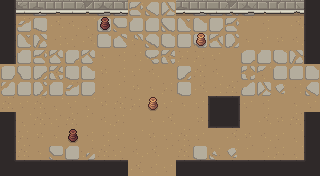

Below is a game level as drawn by its tile map, then a one-line description and the .tmx file that defines it, in full:
An orthogonal 20x11 tile map with 16x16 px tiles, 6 tile layers (ground, dressing, decor, walls, ...), 3 tilesets and 12 objects (5x ENTRY, 5x ENEMY, 2x PROP).

<map version="1.10" tiledversion="1.10.2" orientation="orthogonal" renderorder="right-down" width="20" height="11" tilewidth="16" tileheight="16" infinite="0" nextlayerid="8" nextobjectid="13">
 <tileset firstgid="1" name="wall" tilewidth="16" tileheight="16" tilecount="176" columns="11">
  <image source="../../../gfx/tiles/crypt/walls_floor.png" width="176" height="256" />
 </tileset>
 <tileset firstgid="177" name="slabs" tilewidth="16" tileheight="16" tilecount="207" columns="9">
  <image source="../../../gfx/tiles/crypt/slabs.png" width="144" height="368" />
 </tileset>
 <tileset firstgid="384" name="objects" tilewidth="16" tileheight="16" tilecount="384" columns="24">
  <image source="../../../gfx/tiles/crypt/objects.png" width="384" height="256" />
 </tileset>
 <layer id="1" name="ground" width="20" height="11">
  <data encoding="csv">
346,372,340,162,159,156,377,336,354,369,352,365,336,340,382,338,152,156,158,156,
382,376,335,151,159,156,345,379,344,340,348,375,343,332,354,161,160,162,151,157,
339,375,355,160,158,151,339,361,365,360,330,334,346,356,371,153,164,152,159,160,
380,331,354,353,342,353,153,160,160,378,382,157,157,164,162,347,344,330,355,379,
337,359,357,382,333,343,152,160,164,159,162,357,163,159,162,383,372,345,340,341,
368,345,371,340,376,332,160,161,152,153,157,333,151,160,163,377,352,370,160,369,
163,164,163,156,164,156,152,163,157,164,164,153,164,152,162,164,160,162,153,164,
151,156,163,158,163,161,159,157,162,153,151,162,152,151,151,162,151,152,163,159,
156,157,152,153,153,160,160,164,156,152,164,163,164,162,151,152,159,164,156,160,
151,163,153,379,340,374,163,158,159,151,161,163,338,373,370,161,160,157,156,352,
151,163,162,353,366,352,157,152,151,160,164,160,366,351,351,162,164,156,164,364
</data>
 </layer>
 <layer id="2" name="dressing" width="20" height="11">
  <data encoding="csv">
0,0,0,0,0,0,0,0,0,0,0,0,0,0,0,0,0,0,0,0,
0,0,0,0,0,0,0,0,0,0,0,0,0,0,0,0,0,0,0,0,
0,0,0,0,0,0,0,0,0,0,0,0,0,0,0,0,0,0,0,0,
0,0,0,0,0,0,0,0,0,0,0,0,0,0,0,0,0,0,0,0,
0,0,0,0,0,0,0,0,0,0,0,0,0,0,0,0,0,0,0,0,
0,0,0,0,0,0,0,0,0,0,0,0,0,0,0,0,0,0,0,0,
0,0,0,0,0,0,0,0,0,0,0,0,0,0,0,0,0,0,0,0,
0,0,0,0,0,0,0,0,0,0,0,0,0,0,0,0,0,0,0,0,
0,0,0,0,0,0,0,0,0,0,0,0,0,0,0,0,0,0,0,0,
0,0,0,0,0,0,0,0,0,0,0,0,0,0,0,0,0,0,0,0,
0,0,0,0,0,0,0,0,0,0,0,0,0,0,0,0,0,0,0,0
</data>
 </layer>
 <layer id="3" name="decor" width="20" height="11">
  <data encoding="csv">
0,0,0,0,0,0,0,0,0,0,0,0,0,0,0,0,0,0,0,0,
0,0,0,0,0,0,0,0,0,0,0,0,0,0,0,0,0,0,0,0,
0,0,0,0,0,0,0,0,0,0,0,0,0,0,0,0,0,0,0,0,
0,0,0,0,0,0,0,0,0,0,0,0,0,0,0,0,0,0,0,0,
0,0,0,0,0,0,0,0,0,0,0,0,0,0,0,0,0,0,0,0,
0,0,0,0,0,0,0,0,0,0,0,0,0,0,0,0,0,0,0,0,
0,0,0,0,0,0,0,0,0,0,0,0,0,0,0,0,0,0,0,0,
0,0,0,0,0,0,0,0,0,0,0,0,0,0,0,0,0,0,0,0,
0,0,0,0,0,0,0,0,0,0,0,0,0,0,0,0,0,0,0,0,
0,0,0,0,0,0,0,0,0,0,0,0,0,0,0,0,0,0,0,0,
0,0,0,0,0,0,0,0,0,0,0,0,0,0,0,0,0,0,0,0
</data>
 </layer>
 <layer id="4" name="walls" width="20" height="11">
  <data encoding="csv">
123,196,197,198,199,200,201,202,0,0,0,197,198,199,200,201,202,203,195,125,
123,0,0,0,0,0,0,0,0,0,0,0,0,0,0,0,0,0,0,125,
123,0,0,0,0,0,0,0,0,0,0,0,0,0,0,0,0,0,0,125,
123,0,0,0,0,0,0,0,0,0,0,0,0,0,0,0,0,0,0,125,
0,0,0,0,0,0,0,0,0,0,0,0,0,0,0,0,0,0,0,0,
0,0,0,0,0,0,0,0,0,0,0,0,0,0,0,0,0,0,0,0,
0,0,0,0,0,0,0,0,0,0,0,0,0,0,0,0,0,0,0,0,
123,0,0,0,0,0,0,0,0,0,0,0,0,0,0,0,0,0,0,125,
123,0,0,0,0,0,0,0,0,0,0,0,0,0,0,0,0,0,0,125,
123,0,0,0,0,0,0,0,0,0,0,0,0,0,0,0,0,0,0,125,
134,135,135,135,135,135,135,135,0,0,0,135,135,135,135,135,135,135,135,136
</data>
 </layer>
 <layer id="5" name="props" width="20" height="11">
  <data encoding="csv">
0,0,0,0,0,0,0,0,0,0,0,0,0,0,0,0,0,0,0,0,
0,0,0,0,0,0,448,0,0,0,0,0,0,0,0,0,0,0,0,0,
0,0,0,0,0,0,0,0,0,0,0,0,472,0,0,0,0,0,0,0,
0,0,0,0,0,0,0,0,0,0,0,0,0,0,0,0,0,0,0,0,
0,0,0,0,0,0,0,0,0,0,0,0,0,0,0,0,0,0,0,0,
0,0,0,0,0,0,0,0,0,0,0,0,0,0,0,0,0,0,0,0,
0,0,0,0,0,0,0,0,0,472,0,0,0,126,127,0,0,0,0,0,
0,0,0,0,0,0,0,0,0,0,0,0,0,137,138,0,0,0,0,0,
0,0,0,0,448,0,0,0,0,0,0,0,0,0,0,0,0,0,0,0,
0,0,0,0,0,0,0,0,0,0,0,0,0,0,0,0,0,0,0,0,
0,0,0,0,0,0,0,0,0,0,0,0,0,0,0,0,0,0,0,0
</data>
 </layer>
 <layer id="6" name="overhead" width="20" height="11">
  <data encoding="csv">
0,0,0,0,0,0,0,0,0,0,0,0,0,0,0,0,0,0,0,0,
0,0,0,0,0,0,0,0,0,0,0,0,0,0,0,0,0,0,0,0,
0,0,0,0,0,0,0,0,0,0,0,0,0,0,0,0,0,0,0,0,
0,0,0,0,0,0,0,0,0,0,0,0,0,0,0,0,0,0,0,0,
0,0,0,0,0,0,0,0,0,0,0,0,0,0,0,0,0,0,0,0,
0,0,0,0,0,0,0,0,0,0,0,0,0,0,0,0,0,0,0,0,
0,0,0,0,0,0,0,0,0,0,0,0,0,0,0,0,0,0,0,0,
0,0,0,0,0,0,0,0,0,0,0,0,0,0,0,0,0,0,0,0,
0,0,0,0,0,0,0,0,0,0,0,0,0,0,0,0,0,0,0,0,
0,0,0,0,0,0,0,0,0,0,0,0,0,0,0,0,0,0,0,0,
0,0,0,0,0,0,0,0,0,0,0,0,0,0,0,0,0,0,0,0
</data>
 </layer>
 <objectgroup id="7" name="spawns">
  <object id="1" name="UP" type="ENTRY" x="152" y="24" />
  <object id="2" name="DOWN" type="ENTRY" x="152" y="152" />
  <object id="3" name="LEFT" type="ENTRY" x="24" y="88" />
  <object id="4" name="RIGHT" type="ENTRY" x="296" y="88" />
  <object id="5" name="" type="ENTRY" x="168" y="88" />
  <object id="6" name="" type="ENEMY" x="120" y="88" />
  <object id="7" name="" type="ENEMY" x="152" y="56" />
  <object id="8" name="" type="ENEMY" x="200" y="88" />
  <object id="9" name="" type="ENEMY" x="72" y="120" />
  <object id="10" name="" type="ENEMY" x="152" y="120" />
  <object id="11" name="torch" type="PROP" x="56" y="168" />
  <object id="12" name="torch" type="PROP" x="264" y="168" />
 </objectgroup>
</map>
